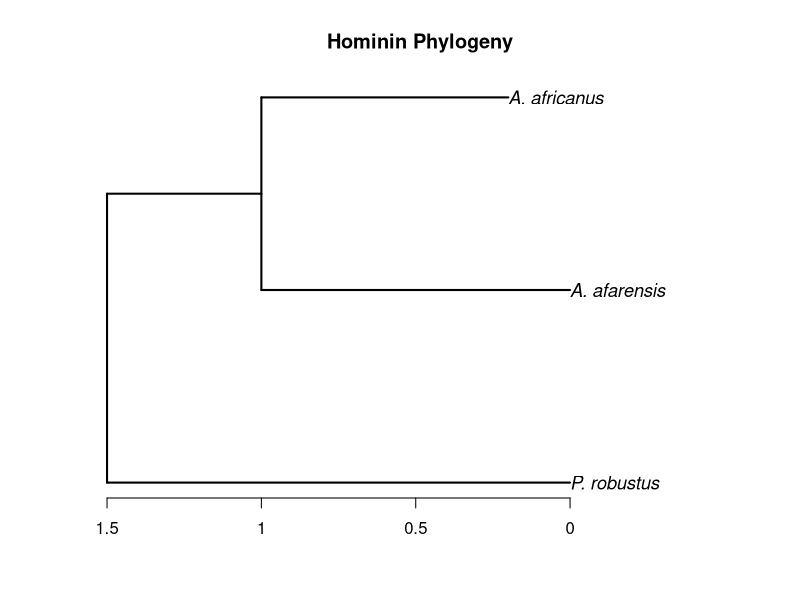
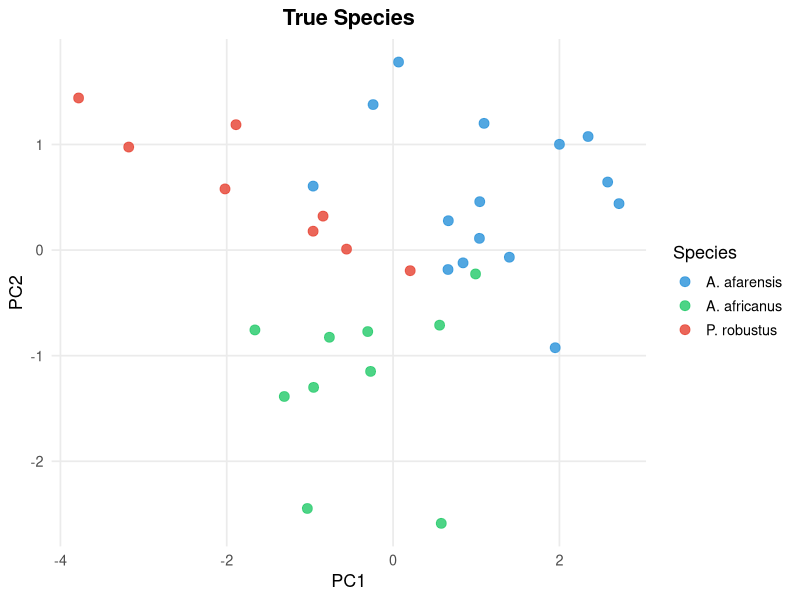
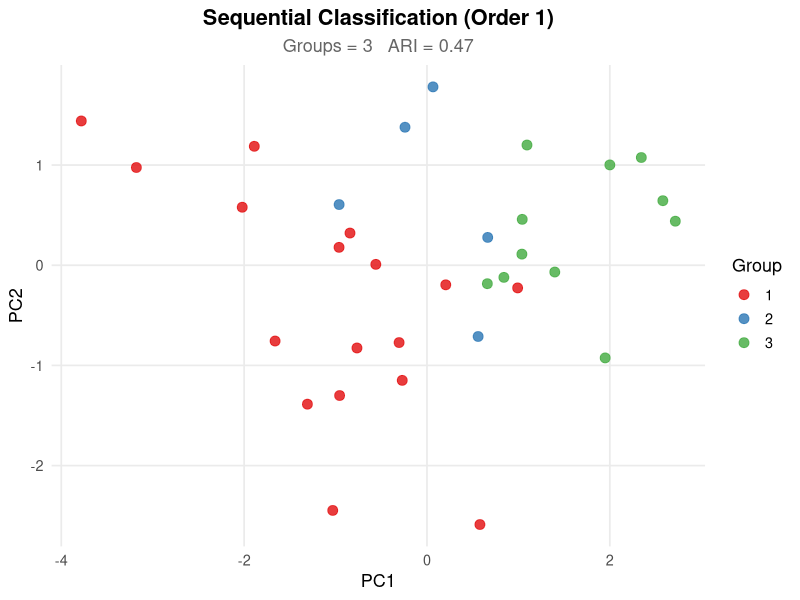
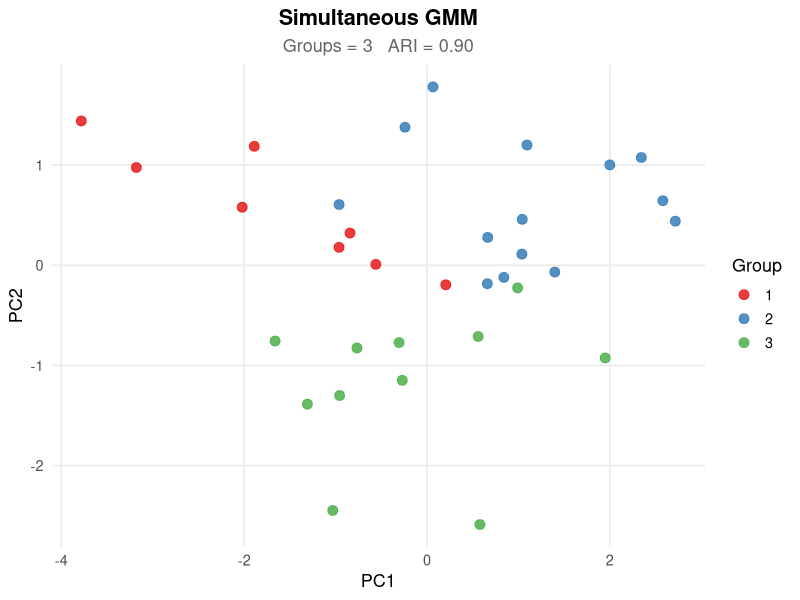
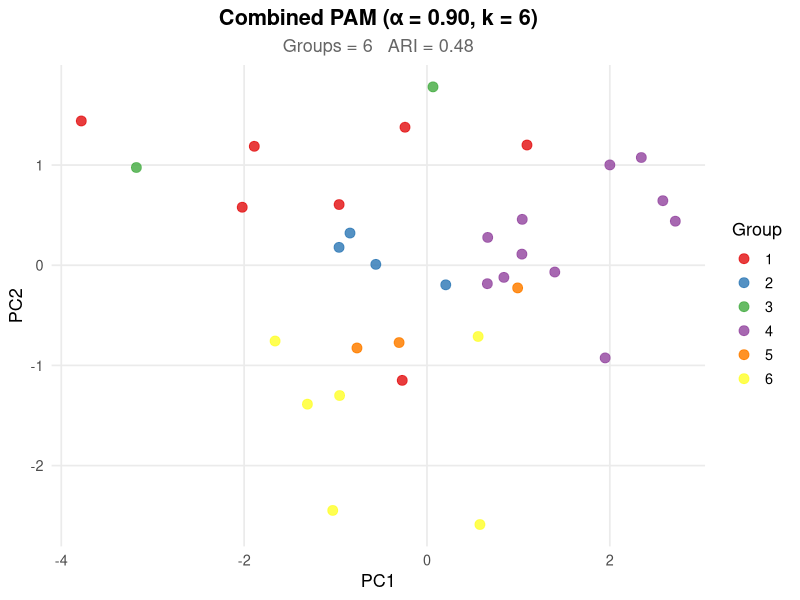
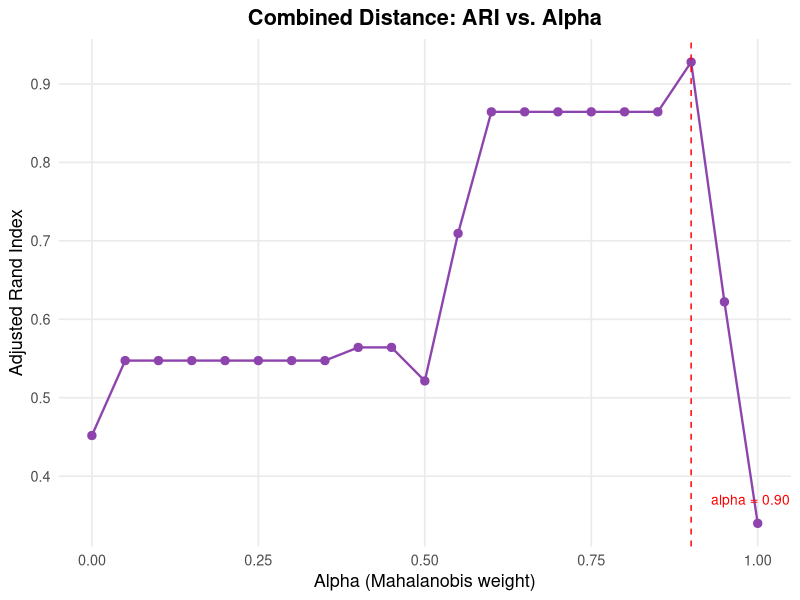
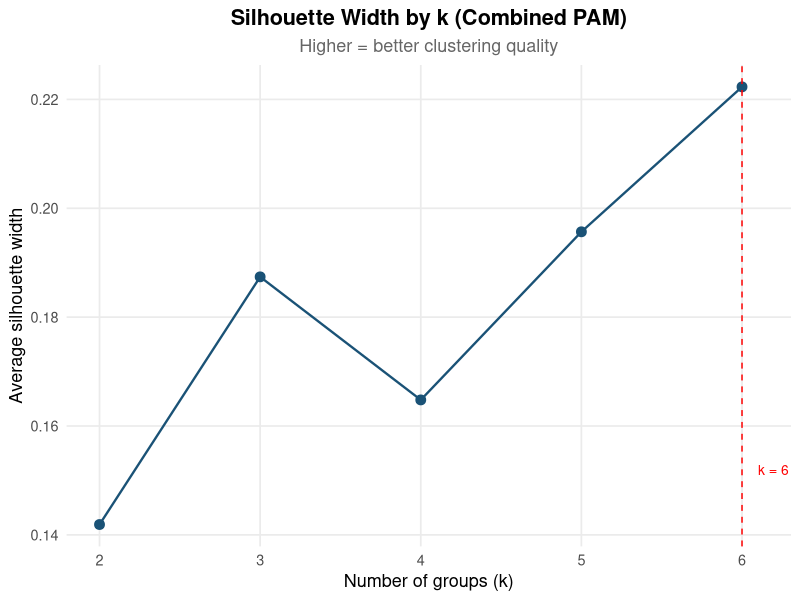
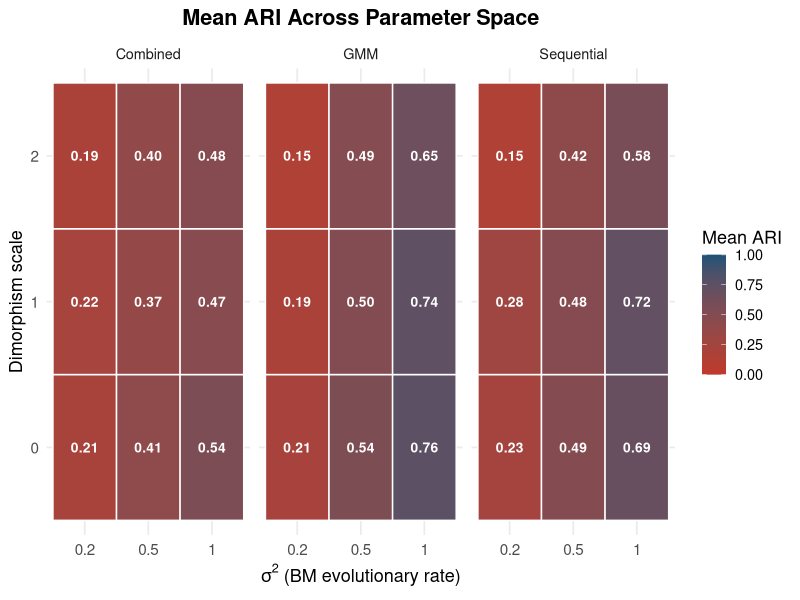

Source code (R) for these figures, in order:
## ---- chunk 1
knitr::opts_chunk$set(echo = TRUE)
## ---- chunk 2
library(phytools)
library(ape)
library(MASS)
library(mclust)
library(mvtnorm)
library(cluster)
library(ggplot2)

set.seed(42)
## ---- chunk 3
hominin_tree <- read.tree(
  text = "(P_robustus:1.5,(A_afarensis:1.0,A_africanus:0.8):0.5);" #MAKE SURE TO CHANGE AGES!!

#Newick-format string. Colons separate taxon names from its branch length which is recorded in millions of years. Read the string from left to right. Paranthropus is the outgroup from afarensis and africanus. Afarensis and africanus form a clade at the internal branch 0.5; they are a sister pair at 1.0 & 0.8 terminal branches. 
)
hominin_tree$tip.label <- c("P. robustus", "A. afarensis", "A. africanus") #Labels the tips of the phylogeny with names

cat("=== Hominin Phylogeny ===\n")
print(hominin_tree)

cat("Number of tips:", Ntip(hominin_tree), "\n")
cat("Number of internal nodes:", Nnode(hominin_tree), "\n")
cat("Tip labels:", hominin_tree$tip.label, "\n")
cat("Total tree length (sum of branches):", sum(hominin_tree$edge.length), "\n")

#Plot the tree
plot(hominin_tree,
     main = "Hominin Phylogeny",
     edge.width = 2,
     cex = 1.1)
axisPhylo()#Adds a time axis in branch-length units (Ma)
## ---- chunk 4
cont_trait_names <- c("M1_length", "M2_width", "cranial_capacity",
                      "facial_prognathism", "palate_breadth")
n_cont <- length(cont_trait_names)

species_means <- matrix(
  NA, nrow = Ntip(hominin_tree), ncol = n_cont,
  dimnames = list(hominin_tree$tip.label, cont_trait_names)
)

for (i in seq_len(n_cont)) {
  sim_result <- fastBM(hominin_tree, sig2 = 0.5, nsim = 1)
  species_means[, i] <- sim_result[hominin_tree$tip.label]
}

cat("\n=== Simulated Species Trait Means (continuous) ===\n")
print(round(species_means, 3))
## ---- chunk 5
#IMPROVEMENT 2: 20 discrete characters
disc_trait_names <- paste0("char_", sprintf("%02d", 1:20))
n_disc <- length(disc_trait_names)

#IMPROVEMENT 1: Reduced symmetric rate (ER model)
q_rate <- 0.08
Q_mk   <- matrix(c(-q_rate, q_rate, q_rate, -q_rate), 2, 2,
                 dimnames = list(c("0","1"), c("0","1")))

# Optional ARD model: gain rate higher than loss rate
# Uncomment to use asymmetric model instead
# q_gain <- 0.10; q_loss <- 0.05
# Q_mk <- matrix(c(-q_gain, q_gain, q_loss, -q_loss), 2, 2,
#                dimnames = list(c("0","1"), c("0","1")))

cat(sprintf("\nUsing Mk transition rate q = %.2f (ER symmetric model)\n", q_rate))
cat(sprintf("Simulating %d discrete characters\n", n_disc))

species_disc <- matrix(
  NA, nrow = Ntip(hominin_tree), ncol = n_disc,
  dimnames = list(hominin_tree$tip.label, disc_trait_names)
)

for (j in seq_len(n_disc)) {
  sim_disc <- sim.Mk(hominin_tree, Q = Q_mk, nsim = 1) #sim.Mk returns 1-indexed integers (1 = state 0, 2 = state 1)
  states <- as.integer(sim_disc[hominin_tree$tip.label]) - 1L #Subtract 1 to convert to 0/1 encoding
  states[is.na(states)] <- sample(0:1, sum(is.na(states)), replace = TRUE) #Replace any residual NAs (rare, from very short branches)
  species_disc[, j] <- states
}

cat("\n=== Species Discrete Trait States (first 8 characters) ===\n")
print(species_disc[, 1:8])

#Report proportion of variable characters (diagnostic quality check)
prop_variable <- mean(apply(species_disc, 2, function(x) length(unique(x)) > 1))
cat(sprintf("Proportion of variable characters: %.2f (higher = more informative)\n",
            prop_variable))
## ---- chunk 6
Sigma_w <- matrix(0.15, n_cont, n_cont)
diag(Sigma_w) <- 0.4
dimorphism_offset <- c(0.3, 0.2, 0.4, 0.1, 0.2)
disc_error_rate <- 0.10

sample_sizes <- c("P. robustus" = 8, "A. afarensis" = 15, "A. africanus" = 10)

specimen_list <- list()

for (taxon in hominin_tree$tip.label) {
  n   <- as.integer(sample_sizes[taxon])
  mu  <- species_means[taxon, ]
  sex <- sample(c("M", "F"), n, replace = TRUE)

  #Continuous traits with sexual dimorphism
  cont_mat <- t(sapply(sex, function(s) {
    offset <- if (s == "M") dimorphism_offset else rep(0, n_cont)
    rmvnorm(1, mean = mu + offset, sigma = Sigma_w)
  }))
  colnames(cont_mat) <- cont_trait_names

  #Discrete traits: modal state + preservational noise
  disc_mat <- t(sapply(seq_len(n), function(k) {
    sapply(disc_trait_names, function(tr) {
      modal_state <- species_disc[taxon, tr]
      if (runif(1) < disc_error_rate) 1L - modal_state else modal_state
    })
  }))

  disc_df <- as.data.frame(disc_mat)
  disc_df[] <- lapply(disc_df, function(x) factor(x, levels = c(0, 1)))

  specimen_list[[taxon]] <- cbind(
    data.frame(taxon = taxon, sex = sex, stringsAsFactors = FALSE),
    as.data.frame(cont_mat),
    disc_df
  )
}

all_specimens <- do.call(rbind, specimen_list)
rownames(all_specimens) <- NULL

#Re-enforce factor encoding after rbind (rbind can silently drop levels)
for (tr in disc_trait_names) {
  all_specimens[[tr]] <- factor(
    as.integer(as.character(all_specimens[[tr]])),
    levels = c(0, 1)
  )
}

cat(sprintf("\nTotal specimens: %d\n", nrow(all_specimens)))

#Verify no NAs in discrete columns
na_counts <- sapply(disc_trait_names, function(tr) sum(is.na(all_specimens[[tr]])))
if (any(na_counts > 0)) {
  warning("NAs remain in discrete columns after encoding fix:")
  print(na_counts[na_counts > 0])
} else {
  cat("Discrete trait encoding verified — no NAs detected.\n")
}
## ---- chunk 7
compute_combined_dist <- function(specimens, cont_cols, disc_cols, alpha = 0.65) {

  n <- nrow(specimens)

  #Mahalanobis on continuous traits
  cont_data <- as.matrix(specimens[, cont_cols])
  S         <- cov(cont_data)
  S_inv     <- solve(S + diag(1e-6, ncol(S)))

  maha_mat <- matrix(0, n, n)
  for (i in seq_len(n - 1)) {
    for (j in (i + 1):n) {
      dv             <- cont_data[i, ] - cont_data[j, ]
      d              <- sqrt(as.numeric(t(dv) %*% S_inv %*% dv))
      maha_mat[i, j] <- d
      maha_mat[j, i] <- d
    }
  }
  maha_max    <- max(maha_mat)
  maha_scaled <- if (maha_max > 0) maha_mat / maha_max else maha_mat

  #Gower on discrete traits
  disc_data <- specimens[, disc_cols, drop = FALSE]
  disc_data[] <- lapply(disc_data, function(x) {
    factor(as.integer(as.character(x)), levels = c(0, 1))
  })
  gower_mat <- as.matrix(daisy(disc_data, metric = "gower"))
  gower_mat[is.na(gower_mat)] <- 0.5   #fallback for residual NAs

  as.dist(alpha * maha_scaled + (1 - alpha) * gower_mat)
}
## ---- chunk 8
true_labels <- as.integer(factor(all_specimens$taxon,
                                  levels = hominin_tree$tip.label))

cat("\n=== Optimizing alpha ===\n")

alpha_grid <- seq(0, 1, by = 0.05)
alpha_aris <- numeric(length(alpha_grid))

for (k in seq_along(alpha_grid)) {
  D             <- compute_combined_dist(all_specimens, cont_trait_names,
                                       disc_trait_names, alpha = alpha_grid[k])
  pam_fit       <- pam(D, k = 3, diss = TRUE)
  alpha_aris[k] <- adjustedRandIndex(pam_fit$clustering, true_labels)
}

best_alpha <- alpha_grid[which.max(alpha_aris)]
cat(sprintf("  Best alpha: %.2f  (ARI = %.3f)\n",
            best_alpha, max(alpha_aris)))
## ---- chunk 9
evaluate <- function(predicted, true) adjustedRandIndex(predicted, true)

#Protocol A: Sequential
sequential_classify <- function(specimens, discovery_order,
                                seed_size = 6, new_group_threshold = 3.5) {
  n           <- nrow(specimens)
  assignments <- rep(NA, n)
  ordered     <- specimens[discovery_order, ]

  seed_data  <- as.matrix(ordered[seq_len(seed_size), cont_trait_names])
  seed_clust <- kmeans(seed_data, centers = min(3, seed_size), nstart = 10)
  assignments[seq_len(seed_size)] <- seed_clust$cluster

  n_groups        <- max(seed_clust$cluster)
  group_centroids <- lapply(seq_len(n_groups), function(g) {
    colMeans(seed_data[seed_clust$cluster == g, , drop = FALSE])
  })

  for (i in (seed_size + 1):n) {
    specimen <- as.numeric(ordered[i, cont_trait_names])
    dists    <- sapply(group_centroids, function(c) sqrt(sum((specimen - c)^2)))

    if (min(dists) > new_group_threshold) {
      n_groups <- n_groups + 1
      assignments[i] <- n_groups
      group_centroids[[n_groups]] <- specimen
    } else {
      best <- which.min(dists)
      assignments[i] <- best
      members <- which(assignments[seq_len(i)] == best)
      group_centroids[[best]] <- colMeans(
        as.matrix(ordered[members, cont_trait_names, drop = FALSE])
      )
    }
  }
  result <- rep(NA, n)
  result[discovery_order] <- assignments
  result
}

#Protocol B: Simultaneous GMM
simultaneous_classify <- function(specimens, max_groups = 6) {
  fit <- Mclust(as.matrix(specimens[, cont_trait_names]),
                G = 2:max_groups, verbose = FALSE)
  fit$classification
}
## ---- chunk 10
# Previously Protocol C required k = 3 to be specified in advance,
# which is unrealistic — in a real analysis the number of species is
# exactly what is unknown. The silhouette width criterion selects k
# automatically by running PAM over k = 2:k_max, computing the
# average silhouette width for each k, and returning the k with the
# highest value.
#
# Silhouette width for specimen i:
#   s(i) = (b(i) - a(i)) / max(a(i), b(i))
#   a(i) = mean distance to other members of i's own cluster
#   b(i) = mean distance to members of the nearest other cluster
#   s(i) ranges from -1 (misclassified) to +1 (well-classified)
#
#Average silhouette width across all specimens gives a scalar measure of clustering quality for a given k. The k maximizing this is the data-driven choice.
# ================================================================

select_k_silhouette <- function(D, k_max = 6) {
  #Compute average silhouette width for k = 2 to k_max
  sil_widths <- sapply(2:k_max, function(k) {
    pam_k   <- pam(D, k = k, diss = TRUE)
    sil_obj <- silhouette(pam_k$clustering, D)
    mean(sil_obj[, "sil_width"])
  })
  best_k <- (2:k_max)[which.max(sil_widths)]
  list(best_k = best_k, sil_widths = sil_widths, k_range = 2:k_max)
}

combined_classify <- function(specimens, alpha = 0.65, k_max = 6) {
  D      <- compute_combined_dist(specimens, cont_trait_names,
                                 disc_trait_names, alpha = alpha)
  k_sel  <- select_k_silhouette(D, k_max = k_max)
  pam_fit <- pam(D, k = k_sel$best_k, diss = TRUE)
  list(clustering  = pam_fit$clustering,
       k_selected  = k_sel$best_k,
       sil_widths  = k_sel$sil_widths,
       k_range     = k_sel$k_range,
       medoids     = pam_fit$medoids)
}
## ---- chunk 11
n_orderings <- 5
discovery_orders <- lapply(seq_len(n_orderings), function(i) sample(nrow(all_specimens)))

cat("\n=== Running all three protocols ===\n\n")

#Protocol A
seq_results <- lapply(seq_along(discovery_orders), function(i) {
  assn  <- sequential_classify(all_specimens, discovery_orders[[i]])
  ari   <- evaluate(assn, true_labels)
  n_grp <- length(unique(assn[!is.na(assn)]))
  list(ordering = i, n_groups = n_grp, ari = ari, assignments = assn)
})

cat("SEQUENTIAL results:\n")
for (res in seq_results) {
  cat(sprintf("  Order %d | Groups: %d | ARI: %.3f\n",
              res$ordering, res$n_groups, res$ari))
}

#Protocol B
simult_assn  <- simultaneous_classify(all_specimens)
simult_ari   <- evaluate(simult_assn, true_labels)
simult_n_grp <- length(unique(simult_assn))
cat(sprintf("\nSIMULTANEOUS GMM | Groups: %d | ARI: %.3f\n", simult_n_grp, simult_ari))

#Protocol C (automatic k)
combined_result <- combined_classify(all_specimens, alpha = best_alpha)
combined_ari    <- evaluate(combined_result$clustering, true_labels)
cat(sprintf("COMBINED PAM       | Groups selected: %d | ARI: %.3f\n",
            combined_result$k_selected, combined_ari))
cat(sprintf("  Silhouette widths by k: %s\n",
            paste(sprintf("k%d=%.3f", combined_result$k_range,
                           combined_result$sil_widths), collapse = "  ")))
cat(sprintf("  Medoid specimen indices: %s\n",
            paste(combined_result$medoids, collapse = ", ")))

seq_aris <- sapply(seq_results, `[[`, "ari")
cat("\n--- Summary ---\n")
cat(sprintf("Sequential   mean ARI: %.3f  SD: %.3f\n", mean(seq_aris), sd(seq_aris)))
cat(sprintf("Simultaneous ARI:      %.3f\n", simult_ari))
cat(sprintf("Combined       ARI:      %.3f  (k=%d, alpha=%.2f)\n",
            combined_ari, combined_result$k_selected, best_alpha))
## ---- chunk 12
cat("\n=== Parameter Sensitivity Sweep ===\n")
cat("(This may take a few minutes)\n\n")

sig2_vals        <- c(0.2, 0.5, 1.0)
dimorphism_scale <- c(0.0, 1.0, 2.0)
n_mc_reps        <- 20   #increase to 100 for dissertation-grade results

#Storage: rows = parameter combinations, cols = metrics
sweep_results <- expand.grid(sig2 = sig2_vals, dimorph = dimorphism_scale)
sweep_results$seq_mean_ari  <- NA
sweep_results$seq_sd_ari    <- NA
sweep_results$gmm_mean_ari  <- NA
sweep_results$combined_mean_ari <- NA
sweep_results$combined_mean_k <- NA

for (row_idx in seq_len(nrow(sweep_results))) {

  s2   <- sweep_results$sig2[row_idx]
  dscl <- sweep_results$dimorph[row_idx]

  rep_seq_ari    <- numeric(n_mc_reps)
  rep_gmm_ari    <- numeric(n_mc_reps)
  rep_combined_ari <- numeric(n_mc_reps)
  rep_combined_k   <- numeric(n_mc_reps)

  for (rep in seq_len(n_mc_reps)) {

    #Re-simulate species means under this sig2
    sp_means_rep <- matrix(NA, nrow = 3, ncol = n_cont,
                           dimnames = list(hominin_tree$tip.label, cont_trait_names))
    for (i in seq_len(n_cont)) {
      sr <- fastBM(hominin_tree, sig2 = s2, nsim = 1)
      sp_means_rep[, i] <- sr[hominin_tree$tip.label]
    }

    #Sample specimens with current dimorphism scale
    doff <- dimorphism_offset * dscl
    slist_rep <- list()
    for (taxon in hominin_tree$tip.label) {
      n_sp  <- as.integer(sample_sizes[taxon])
      mu_sp <- sp_means_rep[taxon, ]
      sex_sp <- sample(c("M","F"), n_sp, replace = TRUE)
      cm <- t(sapply(sex_sp, function(s) {
        off <- if (s == "M") doff else rep(0, n_cont)
        rmvnorm(1, mean = mu_sp + off, sigma = Sigma_w)
      }))
      colnames(cm) <- cont_trait_names
      dm <- t(sapply(seq_len(n_sp), function(k) {
        sapply(disc_trait_names, function(tr) {
          ms <- species_disc[taxon, tr]
          if (runif(1) < disc_error_rate) 1L - ms else ms
        })
      }))
      df_d <- as.data.frame(dm)
      df_d[] <- lapply(df_d, function(x) factor(x, levels = c(0,1)))
      slist_rep[[taxon]] <- cbind(
        data.frame(taxon = taxon, sex = sex_sp, stringsAsFactors = FALSE),
        as.data.frame(cm), df_d
      )
    }
    sp_rep <- do.call(rbind, slist_rep)
    rownames(sp_rep) <- NULL
    for (tr in disc_trait_names) {
      sp_rep[[tr]] <- factor(as.integer(as.character(sp_rep[[tr]])), levels = c(0,1))
    }

    tl_rep <- as.integer(factor(sp_rep$taxon, levels = hominin_tree$tip.label))

    #Sequential (single random order per replicate)
    ord_rep <- sample(nrow(sp_rep))
    seq_a   <- sequential_classify(sp_rep, ord_rep)
    rep_seq_ari[rep] <- adjustedRandIndex(seq_a, tl_rep)

    #GMM
    gmm_rep <- Mclust(as.matrix(sp_rep[, cont_trait_names]),
                      G = 2:6, verbose = FALSE)
    rep_gmm_ari[rep] <- adjustedRandIndex(gmm_rep$classification, tl_rep)

    #Combined with silhouette k selection
    #Use best_alpha from main run for consistency
    D_rep       <- compute_combined_dist(sp_rep, cont_trait_names, disc_trait_names,
                                        alpha = best_alpha)
    k_rep       <- select_k_silhouette(D_rep, k_max = 6)
    pam_rep     <- pam(D_rep, k = k_rep$best_k, diss = TRUE)
    rep_combined_ari[rep] <- adjustedRandIndex(pam_rep$clustering, tl_rep)
    rep_combined_k[rep]   <- k_rep$best_k
  }

  sweep_results$seq_mean_ari[row_idx]    <- mean(rep_seq_ari)
  sweep_results$seq_sd_ari[row_idx]      <- sd(rep_seq_ari)
  sweep_results$gmm_mean_ari[row_idx]    <- mean(rep_gmm_ari)
  sweep_results$combined_mean_ari[row_idx] <- mean(rep_combined_ari)
  sweep_results$combined_mean_k[row_idx]   <- mean(rep_combined_k)

  cat(sprintf(
    "sig2=%.1f dimorph=%.1f | Seq: %.2f±%.2f | GMM: %.2f | Combined: %.2f (mean k=%.1f)\n",
    s2, dscl,
    mean(rep_seq_ari), sd(rep_seq_ari),
    mean(rep_gmm_ari),
    mean(rep_combined_ari), mean(rep_combined_k)
  ))
}

cat("\n=== Full Sensitivity Table ===\n")
print(round(sweep_results, 3))
## ---- chunk 13
pca <- prcomp(all_specimens[, cont_trait_names], scale. = TRUE)
pc_scores <- as.data.frame(pca$x[, 1:2])
pc_scores$true_taxon <- all_specimens$taxon
pc_scores$seq_group <- factor(seq_results[[1]]$assignments)
pc_scores$simult_group <- factor(simult_assn)
pc_scores$combined_group <- factor(combined_result$clustering)

taxon_cols <- c("P. robustus"  = "#E74C3C",
                "A. afarensis" = "#3498DB",
                "A. africanus" = "#2ECC71")

theme_hominin <- theme_minimal(base_size = 13) +
  theme(plot.title    = element_text(face = "bold", hjust = 0.5),
        plot.subtitle = element_text(hjust = 0.5, color = "grey40"),
        legend.position = "right",
        panel.grid.minor = element_blank())

plot_true <- ggplot(pc_scores, aes(x = PC1, y = PC2, color = true_taxon)) +
  geom_point(size = 3, alpha = 0.85) +
  scale_color_manual(values = taxon_cols, name = "Species") +
  labs(title = "True Species", x = "PC1", y = "PC2") +
  theme_hominin

plot_sequential <- ggplot(pc_scores, aes(x = PC1, y = PC2, color = seq_group)) +
  geom_point(size = 3, alpha = 0.85) +
  scale_color_brewer(palette = "Set1", name = "Group") +
  labs(title = "Sequential Classification (Order 1)",
       subtitle = sprintf("Groups = %d   ARI = %.2f",
                          seq_results[[1]]$n_groups, seq_results[[1]]$ari),
       x = "PC1", y = "PC2") +
  theme_hominin

plot_gmm <- ggplot(pc_scores, aes(x = PC1, y = PC2, color = simult_group)) +
  geom_point(size = 3, alpha = 0.85) +
  scale_color_brewer(palette = "Set1", name = "Group") +
  labs(title = "Simultaneous GMM",
       subtitle = sprintf("Groups = %d   ARI = %.2f", simult_n_grp, simult_ari),
       x = "PC1", y = "PC2") +
  theme_hominin

plot_combined <- ggplot(pc_scores, aes(x = PC1, y = PC2, color = combined_group)) +
  geom_point(size = 3, alpha = 0.85) +
  scale_color_brewer(palette = "Set1", name = "Group") +
  labs(title = sprintf("Combined PAM (α = %.2f, k = %d)", best_alpha, combined_result$k_selected),
       subtitle = sprintf("Groups = %d   ARI = %.2f",
                          combined_result$k_selected, combined_ari),
       x = "PC1", y = "PC2") +
  theme_hominin

plot_alpha <- ggplot(data.frame(alpha = alpha_grid, ARI = alpha_aris),
                     aes(x = alpha, y = ARI)) +
  geom_line(color = "#8E44AD", linewidth = 0.8) +
  geom_point(color = "#8E44AD", size = 2.5) +
  geom_vline(xintercept = best_alpha, linetype = "dashed", color = "red") +
  annotate("text", x = best_alpha + 0.03, y = min(alpha_aris) + 0.03,
           label = sprintf("alpha = %.2f", best_alpha),
           color = "red", hjust = 0, size = 3.5) +
  labs(title = "Combined Distance: ARI vs. Alpha",
       x = "Alpha (Mahalanobis weight)", y = "Adjusted Rand Index") +
  theme_hominin

#Silhouette width plot for combined k selection
plot_silhouette <- ggplot(
  data.frame(k = combined_result$k_range, sil = combined_result$sil_widths),
  aes(x = k, y = sil)) +
  geom_line(color = "#1A5276", linewidth = 0.8) +
  geom_point(color = "#1A5276", size = 3) +
  geom_vline(xintercept = combined_result$k_selected, linetype = "dashed", color = "red") +
  annotate("text", x = combined_result$k_selected + 0.1,
           y = min(combined_result$sil_widths) + 0.01,
           label = sprintf("k = %d selected", combined_result$k_selected),
           color = "red", hjust = 0, size = 3.5) +
  scale_x_continuous(breaks = combined_result$k_range) +
  labs(title = "Silhouette Width by k (Combined PAM)",
       subtitle = "Higher = better clustering quality",
       x = "Number of groups (k)", y = "Average silhouette width") +
  theme_hominin

#Sensitivity sweep heatmaps
sweep_long_seq <- data.frame(
  sig2    = factor(sweep_results$sig2),
  dimorph = factor(sweep_results$dimorph),
  ARI     = sweep_results$seq_mean_ari,
  SD      = sweep_results$seq_sd_ari,
  Protocol = "Sequential"
)
sweep_long_gmm <- data.frame(
  sig2    = factor(sweep_results$sig2),
  dimorph = factor(sweep_results$dimorph),
  ARI     = sweep_results$gmm_mean_ari,
  SD      = NA_real_,
  Protocol = "GMM"
)
sweep_long_hyb <- data.frame(
  sig2    = factor(sweep_results$sig2),
  dimorph = factor(sweep_results$dimorph),
  ARI     = sweep_results$combined_mean_ari,
  SD      = NA_real_,
  Protocol = "Combined"
)
sweep_long <- rbind(sweep_long_seq, sweep_long_gmm, sweep_long_hyb)

plot_sweep_ari <- ggplot(sweep_long,
                          aes(x = sig2, y = dimorph, fill = ARI)) +
  geom_tile(color = "white", linewidth = 0.5) +
  geom_text(aes(label = sprintf("%.2f", ARI)), size = 3.5, color = "white", fontface = "bold") +
  scale_fill_gradient(low = "#C0392B", high = "#1A5276",
                      name = "Mean ARI", limits = c(0, 1)) +
  facet_wrap(~ Protocol) +
  labs(title = "Mean ARI Across Parameter Space",
       x = expression(sigma^2 ~ "(BM evolutionary rate)"),
       y = "Dimorphism scale") +
  theme_hominin +
  theme(axis.text = element_text(size = 11))

plot_sweep_bias <- ggplot(sweep_long_seq,
                           aes(x = sig2, y = dimorph, fill = SD)) +
  geom_tile(color = "white", linewidth = 0.5) +
  geom_text(aes(label = sprintf("%.2f", SD)), size = 3.5, color = "white", fontface = "bold") +
  scale_fill_gradient(low = "#D5F5E3", high = "#922B21",
                      name = "ARI SD\n(anchoring bias)") +
  labs(title = "Sequential Protocol: Anchoring Bias Magnitude",
       subtitle = "SD of ARI across discovery orders — higher = more path-dependent",
       x = expression(sigma^2 ~ "(BM evolutionary rate)"),
       y = "Dimorphism scale") +
  theme_hominin

#Print all plots
for (p in list(plot_true, plot_sequential, plot_gmm, plot_combined,
               plot_alpha, plot_silhouette, plot_sweep_ari, plot_sweep_bias)) {
  print(p)
}

cat("\n=== Simulation v3 complete ===\n")
cat(sprintf("Best alpha: %.2f | Combined k: %d | Combined ARI: %.3f\n",
            best_alpha, combined_result$k_selected, combined_ari))
cat(sprintf("Sequential mean ARI: %.3f (SD: %.3f) | GMM ARI: %.3f\n",
            mean(seq_aris), sd(seq_aris), simult_ari))
